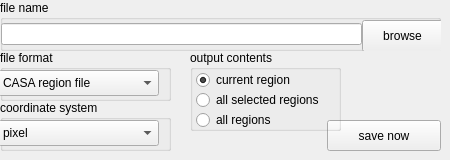
       <widget class="QWidget" name="tab_2">
        <attribute name="title">
         <string>save</string>
        </attribute>
        <widget class="QGroupBox" name="save_file_name">
         <property name="geometry">
          <rect>
           <x>0</x>
           <y>0</y>
           <width>441</width>
           <height>51</height>
          </rect>
         </property>
         <property name="title">
          <string>file name</string>
         </property>
         <property name="flat">
          <bool>true</bool>
         </property>
         <widget class="QLineEdit" name="save_filename">
          <property name="geometry">
           <rect>
            <x>1</x>
            <y>23</y>
            <width>361</width>
            <height>22</height>
           </rect>
          </property>
          <property name="toolTip">
           <string>output file name</string>
          </property>
         </widget>
         <widget class="QPushButton" name="save_file_name_browse">
          <property name="geometry">
           <rect>
            <x>362</x>
            <y>20</y>
            <width>81</width>
            <height>32</height>
           </rect>
          </property>
          <property name="toolTip">
           <string>show browser to select file</string>
          </property>
          <property name="text">
           <string>browse</string>
          </property>
         </widget>
        </widget>
        <widget class="QGroupBox" name="groupBox_11">
         <property name="geometry">
          <rect>
           <x>0</x>
           <y>50</y>
           <width>171</width>
           <height>51</height>
          </rect>
         </property>
         <property name="title">
          <string>file format</string>
         </property>
         <property name="flat">
          <bool>true</bool>
         </property>
         <widget class="QComboBox" name="save_file_type">
          <property name="geometry">
           <rect>
            <x>-2</x>
            <y>20</y>
            <width>161</width>
            <height>26</height>
           </rect>
          </property>
          <property name="toolTip">
           <string>output format</string>
          </property>
          <item>
           <property name="text">
            <string>CASA region file</string>
           </property>
          </item>
          <item>
           <property name="text">
            <string>DS9 region file</string>
           </property>
          </item>
         </widget>
        </widget>
        <widget class="QPushButton" name="save_now">
         <property name="geometry">
          <rect>
           <x>327</x>
           <y>120</y>
           <width>114</width>
           <height>31</height>
          </rect>
         </property>
         <property name="toolTip">
          <string>save region(s) to file...</string>
         </property>
         <property name="text">
          <string>save now</string>
         </property>
        </widget>
        <widget class="QGroupBox" name="groupBox">
         <property name="geometry">
          <rect>
           <x>190</x>
           <y>50</y>
           <width>151</width>
           <height>81</height>
          </rect>
         </property>
         <property name="title">
          <string>output contents</string>
         </property>
         <property name="flat">
          <bool>true</bool>
         </property>
         <widget class="QRadioButton" name="save_current_region">
          <property name="geometry">
           <rect>
            <x>6</x>
            <y>20</y>
            <width>121</width>
            <height>20</height>
           </rect>
          </property>
          <property name="toolTip">
           <string>output current region only</string>
          </property>
          <property name="text">
           <string>current region</string>
          </property>
          <property name="checked">
           <bool>true</bool>
          </property>
         </widget>
         <widget class="QRadioButton" name="save_marked_regions">
          <property name="geometry">
           <rect>
            <x>6</x>
            <y>40</y>
            <width>151</width>
            <height>20</height>
           </rect>
          </property>
          <property name="toolTip">
           <string>output all selected regions</string>
          </property>
          <property name="text">
           <string>all selected regions</string>
          </property>
         </widget>
         <widget class="QRadioButton" name="save_all_regions">
          <property name="geometry">
           <rect>
            <x>6</x>
            <y>60</y>
            <width>102</width>
            <height>20</height>
           </rect>
          </property>
          <property name="toolTip">
           <string>output all regions</string>
          </property>
          <property name="text">
           <string>all regions</string>
          </property>
         </widget>
        </widget>
        <widget class="QGroupBox" name="csys_box">
         <property name="geometry">
          <rect>
           <x>0</x>
           <y>100</y>
           <width>171</width>
           <height>51</height>
          </rect>
         </property>
         <property name="title">
          <string>coordinate system</string>
         </property>
         <property name="flat">
          <bool>true</bool>
         </property>
         <widget class="QComboBox" name="save_csys_type">
          <property name="geometry">
           <rect>
            <x>-2</x>
            <y>20</y>
            <width>161</width>
            <height>26</height>
           </rect>
          </property>
          <property name="toolTip">
           <string>output coordinate system</string>
          </property>
          <item>
           <property name="text">
            <string>pixel</string>
           </property>
          </item>
          <item>
           <property name="text">
            <string>j2000</string>
           </property>
          </item>
          <item>
           <property name="text">
            <string>b1950</string>
           </property>
          </item>
         </widget>
        </widget>
       </widget>
